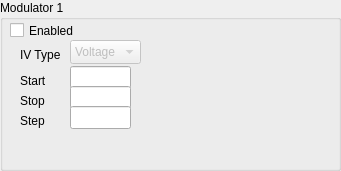
   <widget class="QGroupBox" name="groupBox_8">
    <property name="geometry">
     <rect>
      <x>360</x>
      <y>420</y>
      <width>341</width>
      <height>171</height>
     </rect>
    </property>
    <property name="title">
     <string>Modulator 1</string>
    </property>
    <widget class="QCheckBox" name="mod1_check">
     <property name="geometry">
      <rect>
       <x>10</x>
       <y>20</y>
       <width>79</width>
       <height>21</height>
      </rect>
     </property>
     <property name="text">
      <string>Enabled</string>
     </property>
    </widget>
    <widget class="QLabel" name="label_33">
     <property name="geometry">
      <rect>
       <x>20</x>
       <y>70</y>
       <width>53</width>
       <height>21</height>
      </rect>
     </property>
     <property name="text">
      <string>Start</string>
     </property>
    </widget>
    <widget class="QLabel" name="label_34">
     <property name="geometry">
      <rect>
       <x>20</x>
       <y>91</y>
       <width>53</width>
       <height>20</height>
      </rect>
     </property>
     <property name="text">
      <string>Stop</string>
     </property>
    </widget>
    <widget class="QLabel" name="label_35">
     <property name="geometry">
      <rect>
       <x>20</x>
       <y>110</y>
       <width>53</width>
       <height>21</height>
      </rect>
     </property>
     <property name="text">
      <string>Step</string>
     </property>
    </widget>
    <widget class="QLineEdit" name="mod1_start_text">
     <property name="geometry">
      <rect>
       <x>70</x>
       <y>66</y>
       <width>61</width>
       <height>23</height>
      </rect>
     </property>
    </widget>
    <widget class="QLineEdit" name="mod1_stop_text">
     <property name="geometry">
      <rect>
       <x>70</x>
       <y>86</y>
       <width>61</width>
       <height>23</height>
      </rect>
     </property>
    </widget>
    <widget class="QLineEdit" name="mod1_step_text">
     <property name="geometry">
      <rect>
       <x>70</x>
       <y>106</y>
       <width>61</width>
       <height>23</height>
      </rect>
     </property>
    </widget>
    <widget class="QLabel" name="label_36">
     <property name="geometry">
      <rect>
       <x>20</x>
       <y>45</y>
       <width>53</width>
       <height>20</height>
      </rect>
     </property>
     <property name="text">
      <string>IV Type</string>
     </property>
    </widget>
    <widget class="QComboBox" name="mod1_type_combo">
     <property name="enabled">
      <bool>false</bool>
     </property>
     <property name="geometry">
      <rect>
       <x>70</x>
       <y>40</y>
       <width>71</width>
       <height>24</height>
      </rect>
     </property>
     <property name="currentIndex">
      <number>1</number>
     </property>
     <item>
      <property name="text">
       <string>Current</string>
      </property>
     </item>
     <item>
      <property name="text">
       <string>Voltage</string>
      </property>
     </item>
    </widget>
    <widget class="QWidget" name="verticalLayoutWidget_8">
     <property name="geometry">
      <rect>
       <x>150</x>
       <y>30</y>
       <width>171</width>
       <height>131</height>
      </rect>
     </property>
     <layout class="QVBoxLayout" name="mod1_plot_layout"/>
    </widget>
   </widget>
